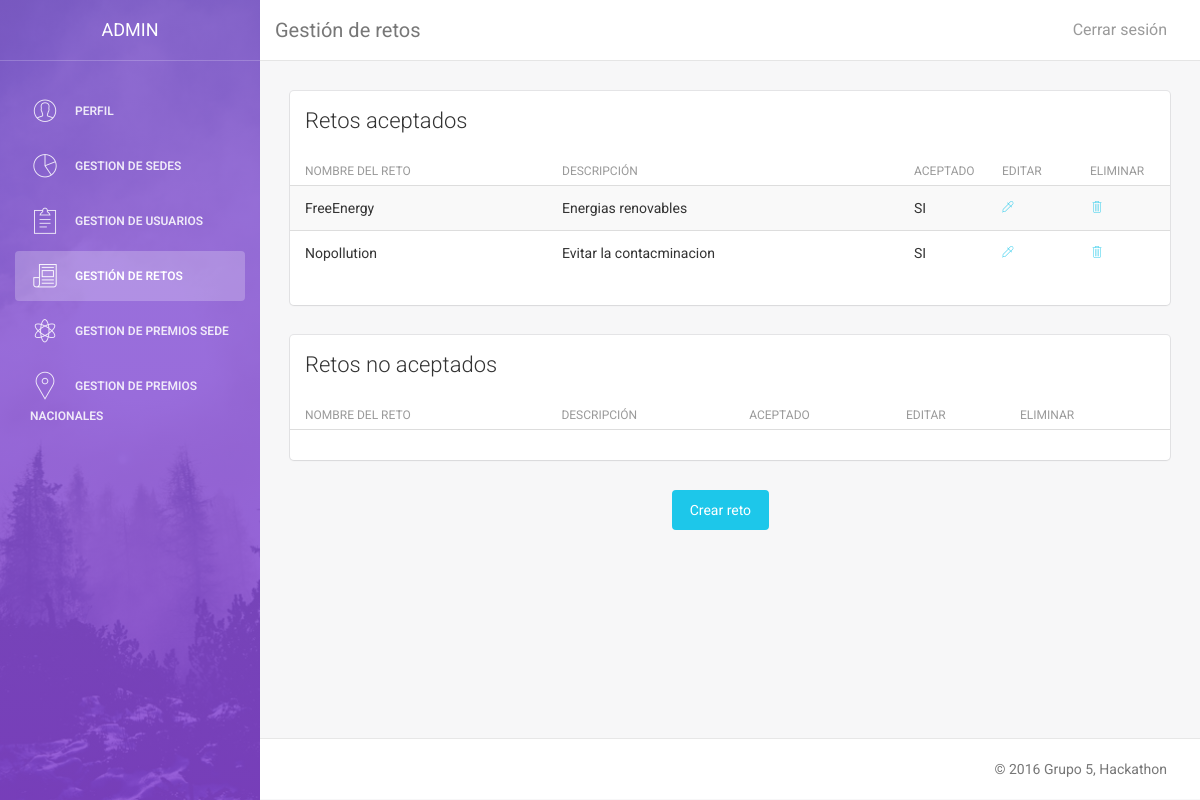
The app's page /vistas/admin/a_retos.php (signed in), older data.
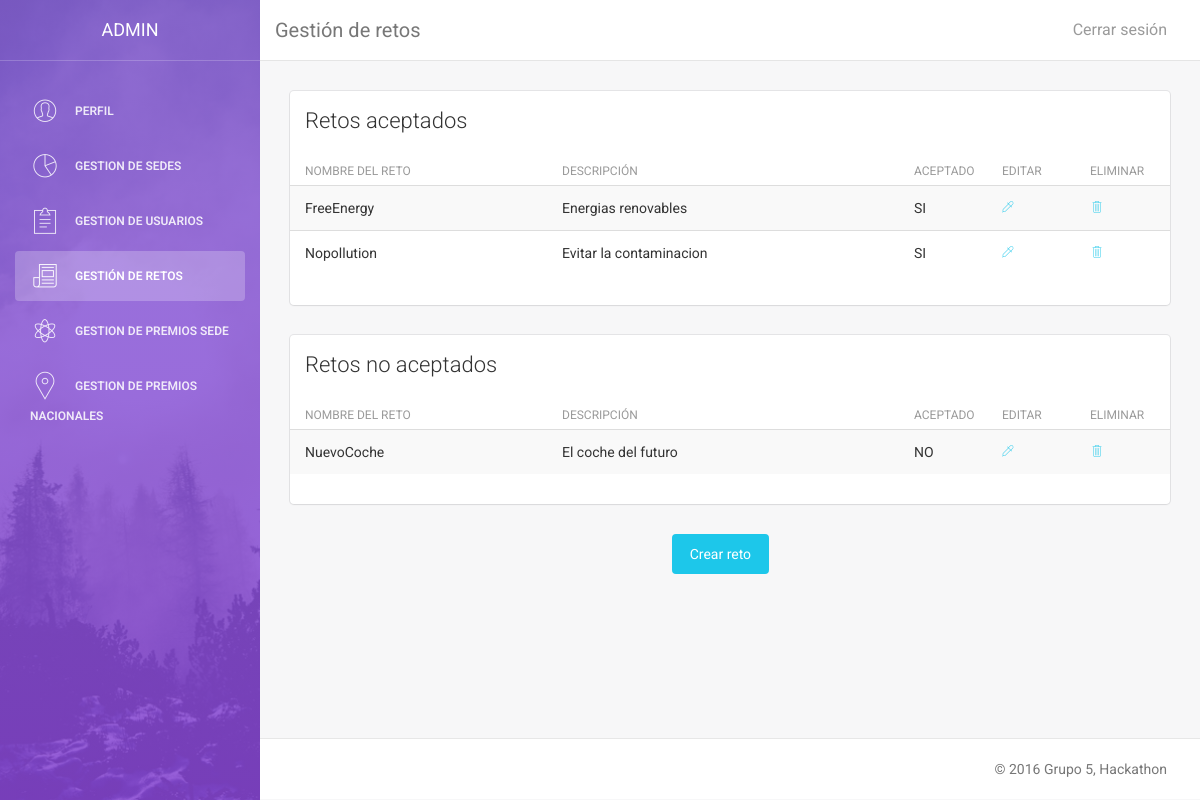
The same page, newer data.
### tables this page shows
CREATE TABLE IF NOT EXISTS Reto (
  `idReto` VARCHAR(50) NOT NULL,
	`DescReto` VARCHAR(500),
  `Aceptado` TINYINT(1) NOT NULL DEFAULT 0,
  PRIMARY KEY (`idReto`));

### modelo/esp.php (called while the page is built, shortened)
<?php
$idioma["aceptar"] = "Aceptar";
$idioma["cancelar"] = "Cancelar";
$idioma["editar"] = "Editar";
$idioma["eliminar"] = "Eliminar";
$idioma["volver"] = "Volver";
$idioma["crear"] = "Crear";
$idioma["modificar"] = "Modificar";
$idioma["cerrar"] = "Cerrar sesión";
$idioma["si"] = "SI";
$idioma["no"] = "NO";
$idioma["ver"] = "Ver";
$idioma["add"] = "Añadir";
$idioma['perfil'] = "Perfil";
$idioma['editar_perfil'] = "Editar perfil";
$idioma['eliminar_perfil'] = "Eliminar mi cuenta";
$idioma['rol'] = "Rol";
$idioma['idioma'] = "Idioma";
$idioma['nueva_pass'] = "Nueva contraseña";
$idioma["login_introduccion"] = "Bienvenido a la pagina del Hackaton.";
$idioma["login_introduccion2"] = "El mayor evento de retos del mundo";
$idioma["login_logueate"] = "Logueate en nuestro sitio";
$idioma["login_introduzca"] = "Introduzca su usario y contraseña para entrar:";
$idioma["login_usuario"] = "Usuario";
$idioma["login_pass"] = "Contraseña";
$idioma["login_aceptar"] = "Entra!";
$idioma["login_registrar"] = "Regístrate";
$idioma["login_or"] = "o si no...";
$idioma["login_visita"] = "Mira los retos";
$idioma["login_retos"] = "Retos";
$idioma['login_frase_retos'] = "Haz click en los retos para ver su descripcion";
$idioma['volver_login'] = "Volver al login";
$idioma['crear_reto'] = "¡Crea un reto!";
$idioma["registro_introduccion"] = "Bienvenido a la pagina del Hackaton.";
$idioma["registro_introduccion2"] = "El mayor evento de retos del mundo";
$idioma["registro_registrate"] = "Regístrate en nuestro sitio";
$idioma["registro_introduzca"] = "Rellena los campos para regístrarte:";
$idioma["registro_usuario"] = "Usuario";
$idioma["registro_sede"] = "Sede";
$idioma["registro_nombre"] = "Nombre";
$idioma["registro_pass"] = "Contraseña";
$idioma["registro_email"] = "Correo";
$idioma["registro_equipo"] = "Equipo";
$idioma["registro_aceptar"] = "Regístrate";
$idioma["registro_volver"] = "Volver";
$idioma["reto_introduce"] = "Completa los siguientes campos";
$idioma["gestion_retos"] = "Gestión de retos";
$idioma["retoSi"] = "Retos aceptados";
$idioma["retoNo"] = "Retos no aceptados";
$idioma["reto_nombre"] = "Nombre del reto";
$idioma["reto_descripcion"] = "Descripción";
$idioma["reto_aceptado"] = "Aceptado";
$idioma["reto_crear"] = "Crear reto";
$idioma["reto_modificar"] = "Modificar reto";
$idioma['retos'] = "Retos";
$idioma['reto_eliminar'] = "Eliminar reto";
$idioma["gestion_sedes"] = "Gestion de sedes";
$idioma["nueva_sede"] = "Nueva Sede";
$idioma["id_Sede"] = "Introduzca Ubicación";
$idioma["nombre_sede"] = "Nombre de sede";
$idioma["eliminar_sede"] = "Eliminar sede";
?>

### modelo/model_reto.php (called while the page is built, shortened)
<?php
include_once 'connect_DB.php';
class Reto {
    public function listarSi(){
        $db = new Database();
        $si = 1;
        $sqlRetos = $db->consulta("SELECT * FROM Reto WHERE Aceptado= '$si';");
        $arrayRetos = array();
        while ($row = mysqli_fetch_assoc($sqlRetos)) {
            $arrayRetos[] = $row;
        }
        return $arrayRetos;
    }
    public function listarNo(){
        $db = new Database();
        $no=0;
        $sqlRetos = $db->consulta("SELECT * FROM Reto WHERE Aceptado= '$no';");
        $arrayRetos = array();
        while ($row = mysqli_fetch_assoc($sqlRetos)) {
            $arrayRetos[] = $row;
        }
        return $arrayRetos;
    }
}
?>

### modelo/connect_DB.php (called while the page is built, shortened)
<?php
class Database {
    var $conexion;
    public function __construct($host="localhost",$user="admin_hackaton",
                                $pass="iu", $db="et1_hackaton"){
        $this->conexion = mysqli_connect($host, $user, $pass, $db);
    }
    public function consulta($sentencia){
        return mysqli_query($this->conexion,$sentencia);
    }
}
?>

### vistas/admin/a_retos.php (the view, shortened to what the changed rows need)
<!doctype html>
<html lang="en">
    <?php
include_once '../../modelo/model_reto.php';
$retoSi = new Reto();
$retoNo = new Reto();
$retosSi = $retoSi->listarSi();
$retosNo = $retoNo->listarNo();
    ?>
    <body>
        <div class="wrapper">
            <div class="main-panel">
                <div class="content">
                    <div class="container-fluid">
                        <div class="row">
                            <div class="col-md-12">
                                <div class="card">
                                    <div class="content table-responsive table-full-width">
                                        <table class="table table-hover table-striped">
                                            <thead>
                                                <th><?php echo $idioma["reto_nombre"]; ?></th>
                                                <th><?php echo $idioma["reto_descripcion"]; ?></th>
                                                <th><?php echo $idioma["reto_aceptado"]; ?></th>
                                                <th><?php echo $idioma["editar"]; ?></th>
                                                <th><?php echo $idioma["eliminar"]; ?></th>
                                            </thead>
                                            <tbody>
                                                <?php foreach ($retosSi as $rs){ ?>
                                                <tr>
                                                    <td width='30%'><?php echo $rs['idReto'];?></td>
                                                    <td width='40%'><?php echo $rs['DescReto'];?></td>
                                                    <td width='10%'><?php if($rs['Aceptado']==1) echo "SI";?></td>
                                                    <td width='10%'><a href="a_reto_mod.php?reto=<?php echo $rs['idReto'];?>"><i class="pe-7s-eyedropper"></i></a></td>
                                                    <td width='10%'><a href="a_reto_del.php?reto=<?php echo $rs['idReto'];?>"><i class="pe-7s-trash"></i></a></td>
                                                </tr>
                                                <?php }?>
                                            </tbody>
                                        </table>
                                    </div>
                                </div>
                                <div class="card">
                                    <div class="content table-responsive table-full-width">
                                        <table class="table table-hover table-striped">
                                            <thead>
                                                <th><?php echo $idioma["reto_nombre"]; ?></th>
                                                <th><?php echo $idioma["reto_descripcion"]; ?></th>
                                                <th><?php echo $idioma["reto_aceptado"]; ?></th>
                                                <th><?php echo $idioma["editar"]; ?></th>
                                                <th><?php echo $idioma["eliminar"]; ?></th>
                                            </thead>
                                            <tbody>
                                                <?php foreach ($retosNo as $rn){ ?>
                                                <tr>
                                                    <td width='30%'><?php echo $rn['idReto'];?></td>
                                                    <td width='40%'><?php echo $rn['DescReto'];?></td>
                                                    <td width='10%'><?php if($rn['Aceptado']==0) echo "NO";?></td>
                                                    <td width='10%'><a href="a_reto_mod.php?reto=<?php echo $rn['idReto'];?>"><i class="pe-7s-eyedropper"></i></a></td>
                                                    <td width='10%'><a href="a_reto_del.php?reto=<?php echo $rn['idReto'];?>"><i class="pe-7s-trash"></i></a></td>
                                                </tr>
                                                <?php }?>
                                            </tbody>
                                        </table>
                                    </div>
                                </div>
                            </div>
                        </div>
                    </div>
                </div>
            </div>
        </div>
    </body>
</html>

Row changes from the older to the newer data that the page shows:
changed reto "Nopollution": DescReto "Evitar la contacminacion" → "Evitar la contaminacion"
added reto: idReto "NuevoCoche", DescReto "El coche del futuro", Aceptado "NO", shown under "Retos no aceptados"
